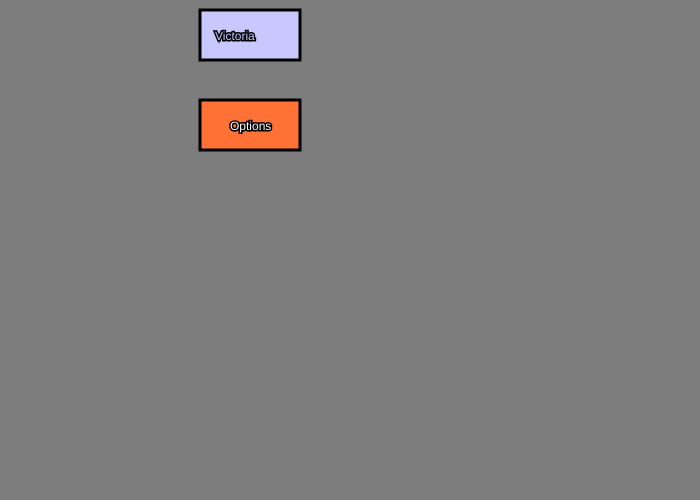
Frame 1 (no input)
Frame 60 (no input): identical to frame 1, image omitted
Frame 120 (the mouse pressed at the canvas centre since frame 60): identical to frame 1, image omitted

The p5.js sketch that drew this single still picture (run headless with seeded random() and noise() and a simulated clock; from frame 60 on, the mouse is pressed at the canvas centre):

// p5.js sketch
// ── sketch.js
var button2X;
var button2Y;

function setup()
{
  createCanvas(700,500);
  button2X = 200;
  button2Y = 100;


}

function draw()
{
	background(125,125,125)


	// Example 1: easy to understand - Start

	if (mouseX > 200 && mouseX < 200 + 100 && mouseY > 10 && mouseY < 10+50)
	{
		fill(255,200,0);
		stroke(0,0,0);
		strokeWeight(3);
		rect(200,10,100,50);
    text ("Shanghai",215,40);
		if (mouseIsPressed == true)
		{
			fill(47,247,114);
			stroke(0,0,0);
			strokeWeight(3);
			rect(200,10,100,50);
      text ("Academy",215,40);
		}
	}
	else
	{
		fill(200,200,255);
		stroke(0,0,0);
		strokeWeight(3);
		rect(200,10,100,50);
    text("Victoria",215,40);
	}

	fill(255,255,255);
	stroke(0,0,0);
	textSize(12);

	// Example 1: easy to understand - End




	// Example 2: less code but harder to understand - Start

	strokeWeight(3);

	if (mouseX > button2X && mouseX < button2X + 100 && mouseY > button2Y && mouseY < button2Y+50)
	{
		fill(248,89,255);
		if (mouseIsPressed)
		{
			fill(47,247,114);
		}

		rect(button2X,button2Y,100,50);
		textSize(16);
		fill(255,255,255);
		stroke(0,0,0);
		text("Options",button2X+30-5,button2Y+30+2);
	}
	else
	{
		fill(255,113,53);
		rect(button2X,button2Y,100,50);
		textSize(12);
		fill(255,255,255);
		stroke(0,0,0);
		text("Options",button2X+30,button2Y+30);
	}


	// Example 2: less code but harder to understand - End


}
